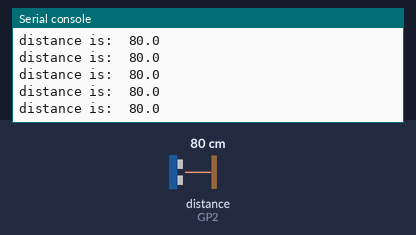
Recording of a program running on a simulated Raspberry Pi Pico running MicroPython. Shown: the last lines printed to the serial console. The inputs (shaded band) are chosen by the test bench; at power-on: distance to the obstacle (sensor on GP2) 80 cm. The echo pulse lasts 58.3 µs per cm.

Above: at 1.2 s.
1.3 s: distance to the obstacle (sensor on GP2) set to 2 cm
At 2.1 s:
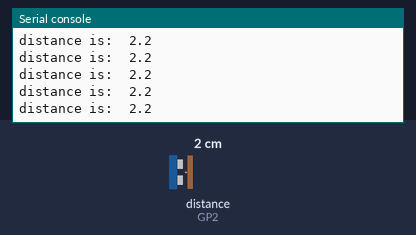
2.8 s: distance to the obstacle (sensor on GP2) set to 4 cm
At 3.3 s:
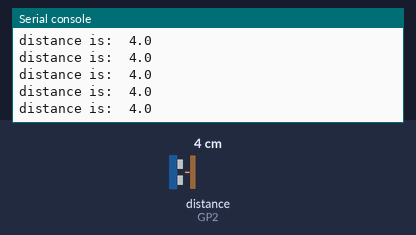
Timing chart, 0 to 3.7 s (numbered marks = the images above; inputs shaded):
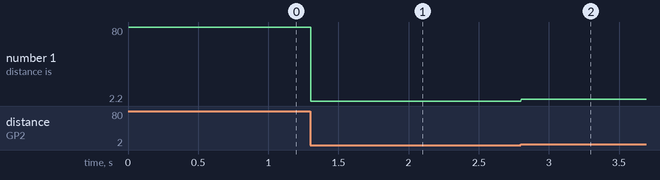

Measured:
- after the input at 1.3 s, the serial console: prints a new line at once (image 1)
- after the input at 2.8 s, the serial console: prints a new line at once (image 2)
- plotted number 1: 80 → 2.2 after the input at 1.3 s, 2.2 → 4 after the input at 2.8 s

The program:

range_finder.py
```python
# Range Finder
# PicoCat 2021

from machine import Pin
from time import sleep_us, ticks_us


class Range_Finder():

    duration = 0
    distance = 0

    def __init__(self, echo_pin, trigger_pin):

        self.__echo_pin = Pin(echo_pin, Pin.IN)
        self.__trigger_pin = Pin(trigger_pin, Pin.OUT)


    def ping(self):
        self.__trigger_pin.low()
        sleep_us(2)

        self.__trigger_pin.high()
        sleep_us(5)
        self.__trigger_pin.low()
        signal_on = 0
        signal_off = 0
        while self.__echo_pin.value() == 0:
            signal_off = ticks_us()
        while self.__echo_pin.value() == 1:
            signal_on = ticks_us()

        elapsed_time =  signal_on - signal_off
        self.duration = elapsed_time
        self.distance = (elapsed_time * 0.343) / 2
        return self.distance / 10

while True:
    t = Range_Finder(echo_pin=2, trigger_pin=3)
    print("distance is: ", round(t.ping(),1))
```
